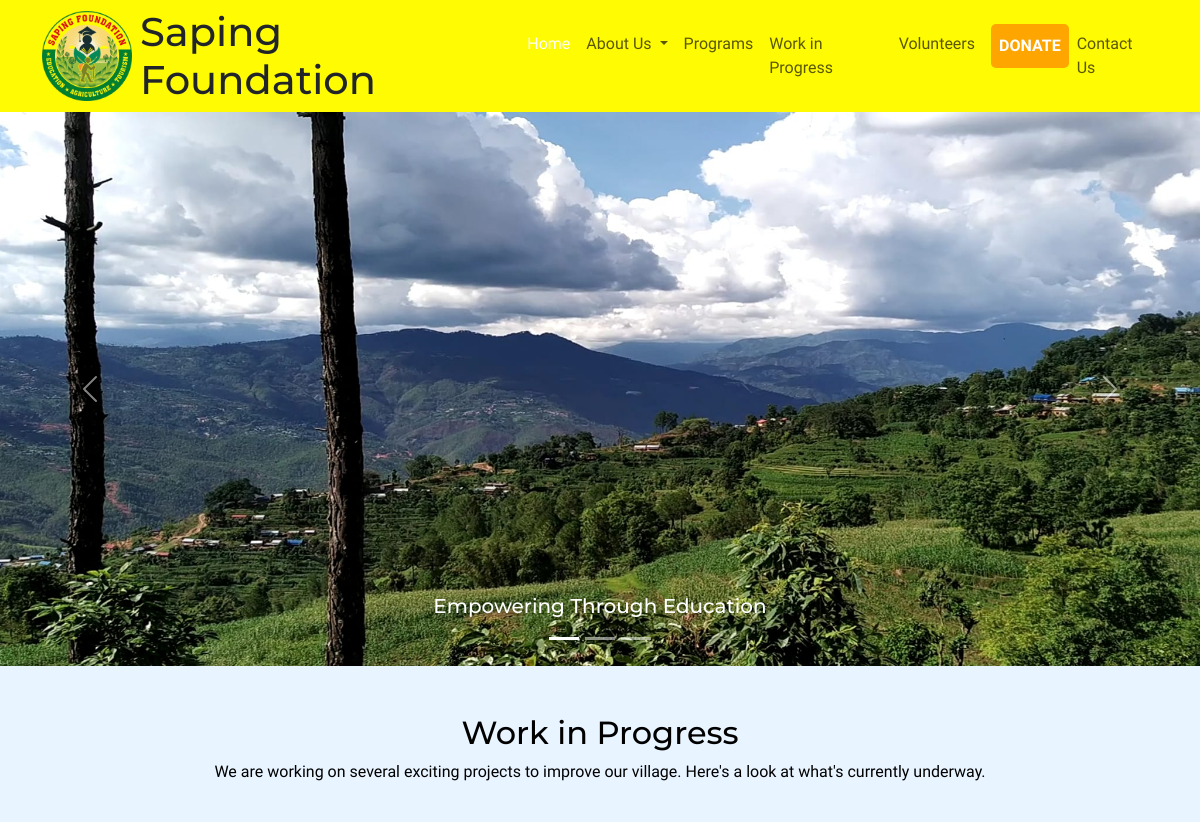
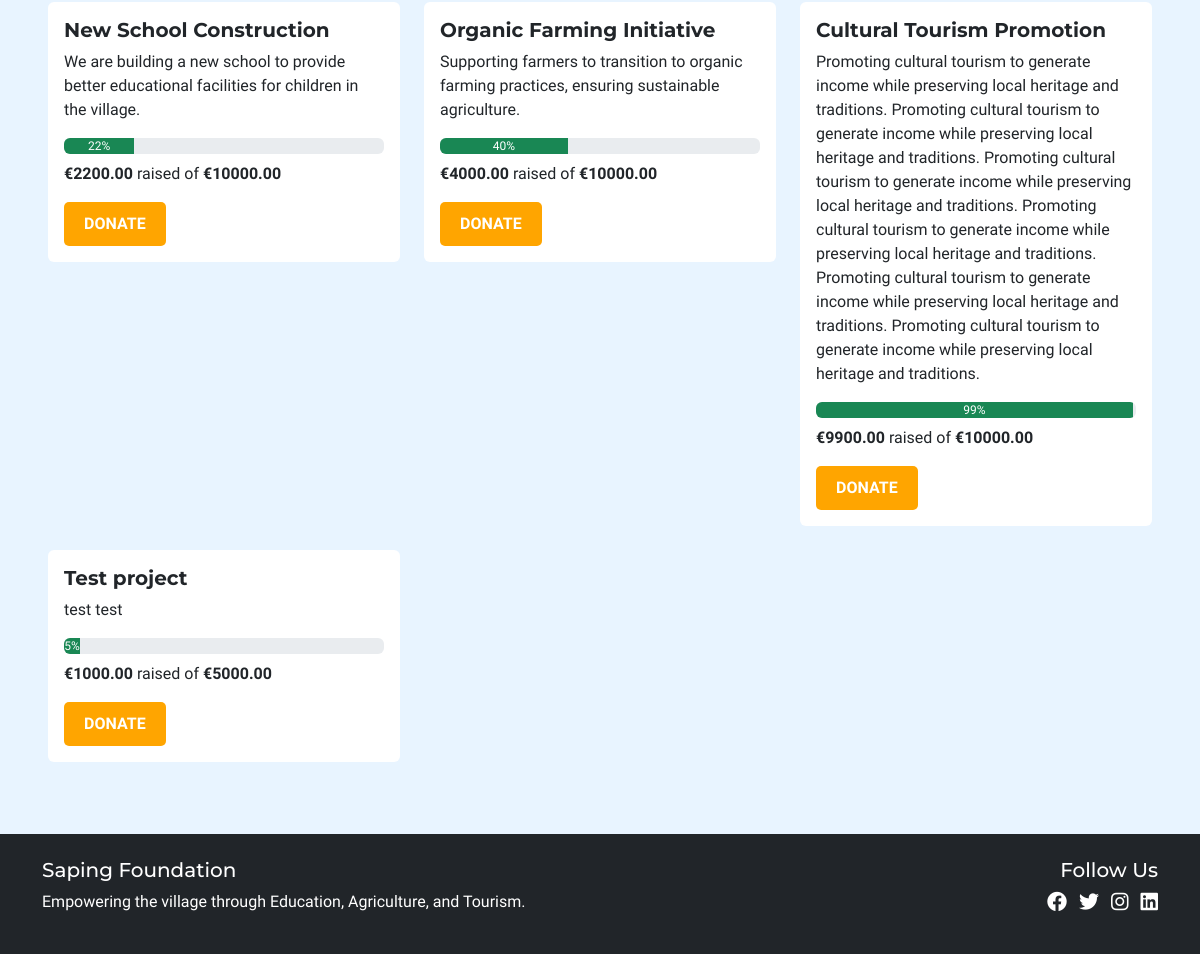
The page / on the database its author committed (2 pictures, top to bottom).
### projects/models.py (models this page shows, shortened)
class Project(models.Model):
    title = models.CharField(max_length=200)
    description = models.TextField()
    progress_percentage = models.IntegerField()
    amount_raised = models.DecimalField(max_digits=10, decimal_places=2)
    target_amount = models.DecimalField(max_digits=10, decimal_places=2)

### projects/views.py (the view)
# urls.py: path('', index, name='index'),
def index(request):
    projects = Project.objects.all()  # Fetch all projects
    return render(request, 'index.html', {'projects': projects})

### projects/templates/index.html (shortened to what this page needs)
{% load static %}
<!DOCTYPE html>
<html lang="en">
<head>
    <link href="https://cdn.jsdelivr.net/npm/bootstrap@5.3.1/dist/css/bootstrap.min.css" rel="stylesheet">
    <link href="https://cdnjs.cloudflare.com/ajax/libs/font-awesome/6.1.1/css/all.min.css" rel="stylesheet">
    <link href="{% static 'styles.css' %}" rel="stylesheet">
</head>
<body>
<nav id="navbar" class="navbar navbar-expand-lg navbar-light sticky-top">
    <div class="container d-flex justify-content-between align-items-center">
        <div id="logo-area" class="d-flex align-items-center">
            <img src="{% static 'images/saping_logo.png' %}" alt="Logo" class="me-2">
            <h1 class="mb-0">
                <span class="font-bold">Saping</span>
                <span class="font-normal">Foundation</span>
            </h1>
        </div>
        <div class="collapse navbar-collapse justify-content-end" id="navbarNav">
            <ul class="navbar-nav">
                <li class="nav-item">
                    <a class="nav-link text-white active" href="#home">Home</a>
                </li>
                <li class="nav-item dropdown">
                    <a class="nav-link dropdown-toggle" href="#" id="navbarDropdown" role="button" data-bs-toggle="dropdown" aria-expanded="false">
                        About Us
                    </a>
                </li>
                <li class="nav-item">
                    <a class="nav-link" href="#programs">Programs</a>
                </li>
                <li class="nav-item">
                    <a class="nav-link" href="#work-in-progress">Work in Progress</a>
                </li>
                <li class="nav-item">
                    <a class="nav-link" href="#volunteers">Volunteers</a>
                </li>
                <li class="nav-item">
                    <a class="nav-link btn btn-donate text-white ms-2" href="#donate">Donate</a>
                </li>
                <li class="nav-item">
                    <a class="nav-link" href="#contact">Contact Us</a>
                </li>
            </ul>
        </div>
    </div>
</nav>
<section id="home" class="container-fluid section-education p-0">
    <div id="carouselExampleIndicators" class="carousel slide" data-bs-ride="carousel">
        <div class="carousel-indicators">
            <button type="button" data-bs-target="#carouselExampleIndicators" data-bs-slide-to="0" class="active" aria-current="true" aria-label="Slide 1"></button>
            <button type="button" data-bs-target="#carouselExampleIndicators" data-bs-slide-to="1" aria-label="Slide 2"></button>
            <button type="button" data-bs-target="#carouselExampleIndicators" data-bs-slide-to="2" aria-label="Slide 3"></button>
        </div>
        <div class="carousel-inner">
            <div class="carousel-item active">
                <img src="{% static 'images/saping_view.jpg' %}" class="d-block w-100" alt="Saping Village">
                <div class="carousel-caption d-none d-md-block">
                    <h5>Empowering Through Education</h5>
                </div>
            </div>
        </div>
        <button class="carousel-control-prev" type="button" data-bs-target="#carouselExampleIndicators" data-bs-slide="prev">
            <span class="carousel-control-prev-icon" aria-hidden="true"></span>
        </button>
        <button class="carousel-control-next" type="button" data-bs-target="#carouselExampleIndicators" data-bs-slide="next">
            <span class="carousel-control-next-icon" aria-hidden="true"></span>
        </button>
    </div>
</section>
<section id="work-in-progress" class="container-fluid section-education p-5">
    <div class="row">
        <div class="col-md-12 text-center">
            <h2>Work in Progress</h2>
            <p>We are working on several exciting projects to improve our village. Here's a look at what's currently underway.</p>
        </div>
    </div>
    <div class="row mt-4">
        {% for project in projects %}
        <div class="col-md-4">
            <div class="card border-0">
                <div class="card-body">
                    <h5 class="card-title">{{ project.title }}</h5>
                    <p class="card-text">{{ project.description }}</p>
                    <div class="progress mb-2">
                        <div class="progress-bar bg-success" role="progressbar" style="width: {{ project.progress_percentage }}%;" aria-valuenow="{{ project.progress_percentage }}" aria-valuemin="0" aria-valuemax="100">{{ project.progress_percentage }}%</div>
                    </div>
                    <p><strong>€{{ project.amount_raised }}</strong> raised of <strong>€{{ project.target_amount }}</strong></p>
                    <a href="#" class="btn btn-donate">Donate</a>
                </div>
            </div>
        </div>
        {% endfor %}
    </div>
</section>
<footer class="bg-dark text-white">
    <div class="container py-4">
        <div class="row">
            <div class="col-md-6">
                <h5>Saping Foundation</h5>
                <p>Empowering the village through Education, Agriculture, and Tourism.</p>
            </div>
            <div class="col-md-6 text-md-end">
                <h5>Follow Us</h5>
                <a href="#" class="text-white me-2"><i class="fa-brands fa-facebook fa-lg"></i></a>
                <a href="#" class="text-white me-2"><i class="fa-brands fa-twitter fa-lg"></i></a>
                <a href="#" class="text-white me-2"><i class="fa-brands fa-instagram fa-lg"></i></a>
                <a href="#" class="text-white"><i class="fa-brands fa-linkedin fa-lg"></i></a>
            </div>
        </div>
    </div>
</footer>
</body>
</html>

### projects/static/styles.css (style rules this page uses)
body { font-family: 'Questrial', sans-serif; }
h1, h2, h5, h6 { font-family: 'Montserrat', sans-serif; }
#navbar { background-color: #fffb03; transition: all 0.3s ease; }
#logo-area img { height: 90px; }
.section-education { background-color: #e8f4ff; color: #000000; }
.btn-donate { background-color: #FFA500; color: #fff; font-weight: 700; border-radius: 5px; padding: 10px 20px; font-size: 16px; text-transform: uppercase; border: none; }
.card { margin-bottom: 1.5rem; }
.card-body h5 { font-weight: bold; }
.progress-bar { transition: width 0.4s ease; }
footer { background-color: #071952; }
footer a { color: #ffffff; }

### rows shown on the page
Project: title "New School Construction", description "We are building a new school to provide better educational facilities for children in the village.", progress_percentage "22", amount_raised "2200.00", target_amount "10000.00"
Project: title "Organic Farming Initiative", description "Supporting farmers to transition to organic farming practices, ensuring sustainable agriculture.", progress_percentage "40", amount_raised "4000.00", target_amount "10000.00"
Project: title "Cultural Tourism Promotion", description "Promoting cultural tourism to generate income while preserving local heritage and traditions. Promoting cultural tourism to generate income while preserving local heritage and traditions. Promoting cultural tourism to generate income while preserving local heritage and traditions. Promoting cultural tourism to generate income while preserving local heritage and traditions. Promoting cultural tourism to generate income while preserving local heritage and traditions. Promoting cultural tourism to generate income while preserving local heritage and traditions.", progress_percentage "99", amount_raised "9900.00", target_amount "10000.00"
Project: title "Test project", description "test test", progress_percentage "5", amount_raised "1000.00", target_amount "5000.00"
